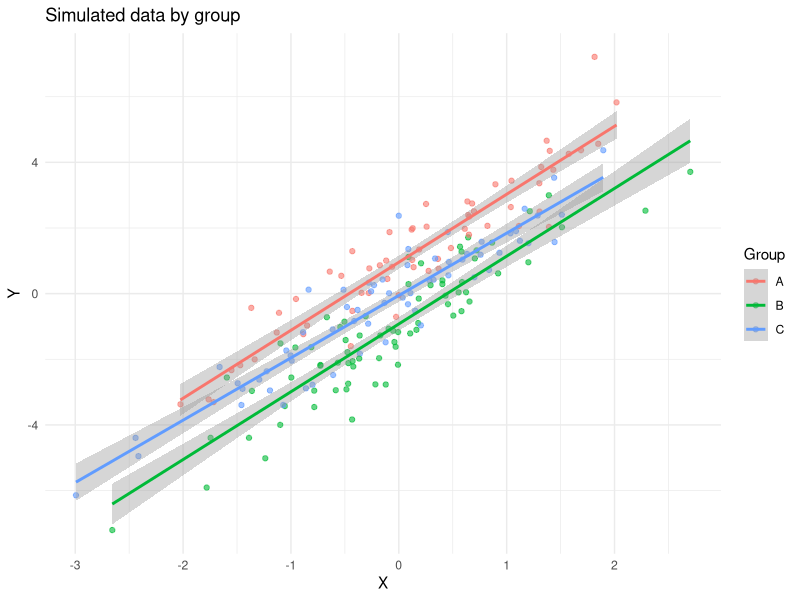

This figure's R source:
library(ggplot2)

set.seed(42)
n <- 200

df <- data.frame(
  x     = rnorm(n, mean = 0, sd = 1),
  group = sample(c("A", "B", "C"), n, replace = TRUE)
)
df$y <- 2 * df$x + rnorm(n, sd = 0.8) + ifelse(df$group == "A", 1, ifelse(df$group == "B", -1, 0))

ggplot(df, aes(x = x, y = y, colour = group)) +
  geom_point(alpha = 0.6) +
  geom_smooth(method = "lm", se = TRUE) +
  labs(
    title   = "Simulated data by group",
    x       = "X",
    y       = "Y",
    colour  = "Group"
  ) +
  theme_minimal()
